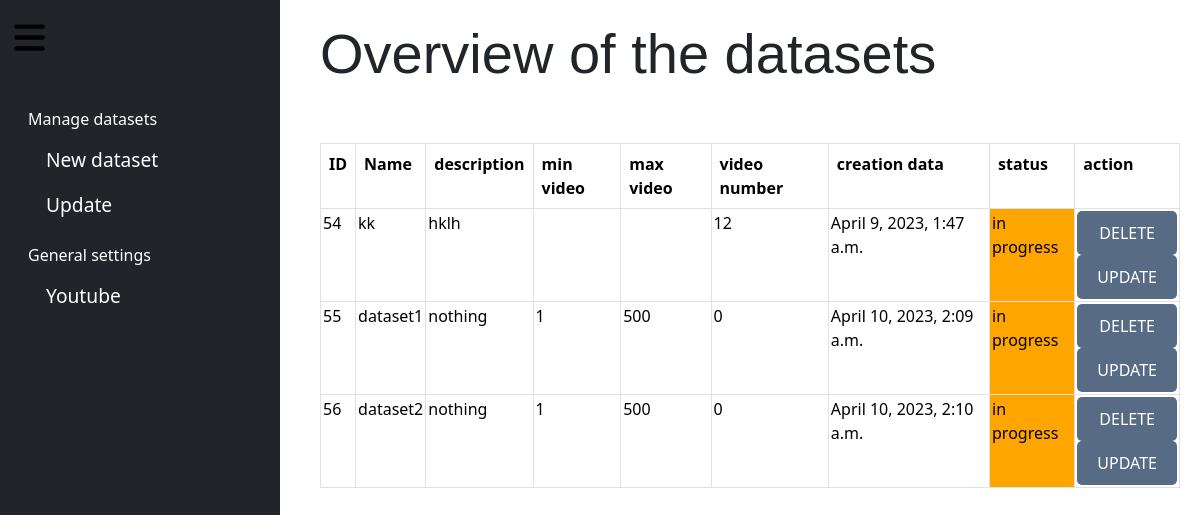
The page /display/ (signed in) on the database as committed earlier.
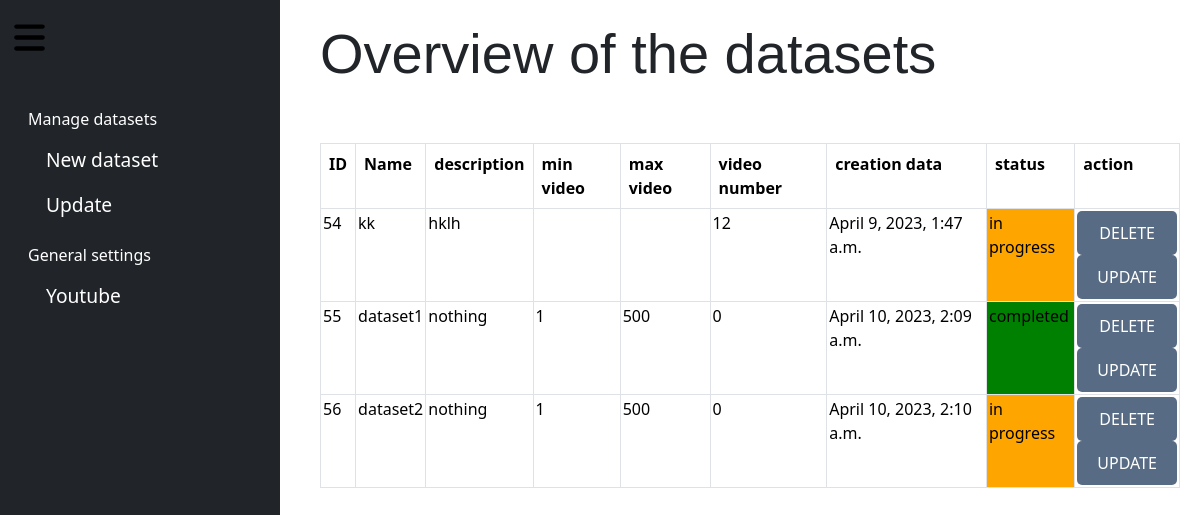
The same page on the database as committed later.
### crawler/models.py (models this page shows, shortened)
class datasetModel(models.Model):
    id=models.AutoField(primary_key=True)
    name= models.CharField(max_length=255)
    creation_date=models.DateTimeField()
    num_video=models.IntegerField(default=0)
    min_v=models.CharField(max_length=255, blank=True)
    max_v=models.CharField(max_length=255,blank=True)
    description=models.CharField(max_length=1000,blank=True)
    videos = models.ManyToManyField(dataModel, through='video_dataset',through_fields=('dataset', 'videos'))
    folder = models.CharField(max_length=255, blank=True)  # new field for folder path
    OPTIONS=[('in progress',"in progress"),('completed',"completed")]
    status = models.CharField(max_length=20, choices=OPTIONS,default="in progress")
    desired_num=models.IntegerField(default=0)
    author=models.CharField(max_length=1000,blank=True)
    OPTIONS1=[('mp4',"mp4"),('WebM',"WebM"),('3GP',"3GP")]
    OPTIONS2=[('720p',"720p"),('480p',"480p"),('360p',"360p")]
    videoformat = models.CharField(max_length=20, choices=OPTIONS1,default="mp4")
    resolution = models.CharField(max_length=20, choices=OPTIONS2,default="720p")

### crawler/views.py (the view)
# urls.py: path('display/',views.display_dataset,name='display'),
@login_required
def display_dataset(request):
    data=datasetModel.objects.all()
    print(data)
    return render(request, 'update_dataset.html', {'data': data})

### crawler/templates/update_dataset.html (shortened to what this page needs)
{% extends 'main.html' %}
{% load static %}
{% block content %}
<h1>Overview of the datasets</h1>
<br>
<br>
<table class="table table-bordered">
  <tr>
      <th class='cur'>ID</th>
      <th class='cur'>Name</th>
      <th class='cur'>description</th>
      <th class='cur'>min video</th>
      <th class='cur'>max video</th>
      <th class='cur'>video number</th>
      <th class='cur'>creation data</th>
      <th class="cur">status</th>
      <th class='cur'>action</th>
    </tr>
    {% for item in data %}
        <tr >
            <td>
              {{ item.id }}</td>
            <td >{{ item.name }}</td>
            <td >{{item.description}}</td>
            <td >{{ item.min_v }}</td>
            <td >{{ item.max_v }}</td>
            <td>{{item.num_video}}</td>
            <td>{{item.creation_date}}</td>
            <td {% if item.status == "in progress" %} style="background-color: orange;"{% elif item.status == "completed" %} style="background-color: green;"{% endif %}>{{ item.status }}</td>
            <td>
              <form method="post" action="{% url 'update_d' %}">
              <button type="submit" name="delete" id="delete" >DELETE </button>
              <button type="submit" name="update" id="update" >UPDATE</button>
              </form>
            </td>
        </tr>
    {% endfor %}
</table>
{% endblock %}

Rows that differ between the two databases and show on the page:
changed datasetModel "dataset1": status "in progress" → "completed"
